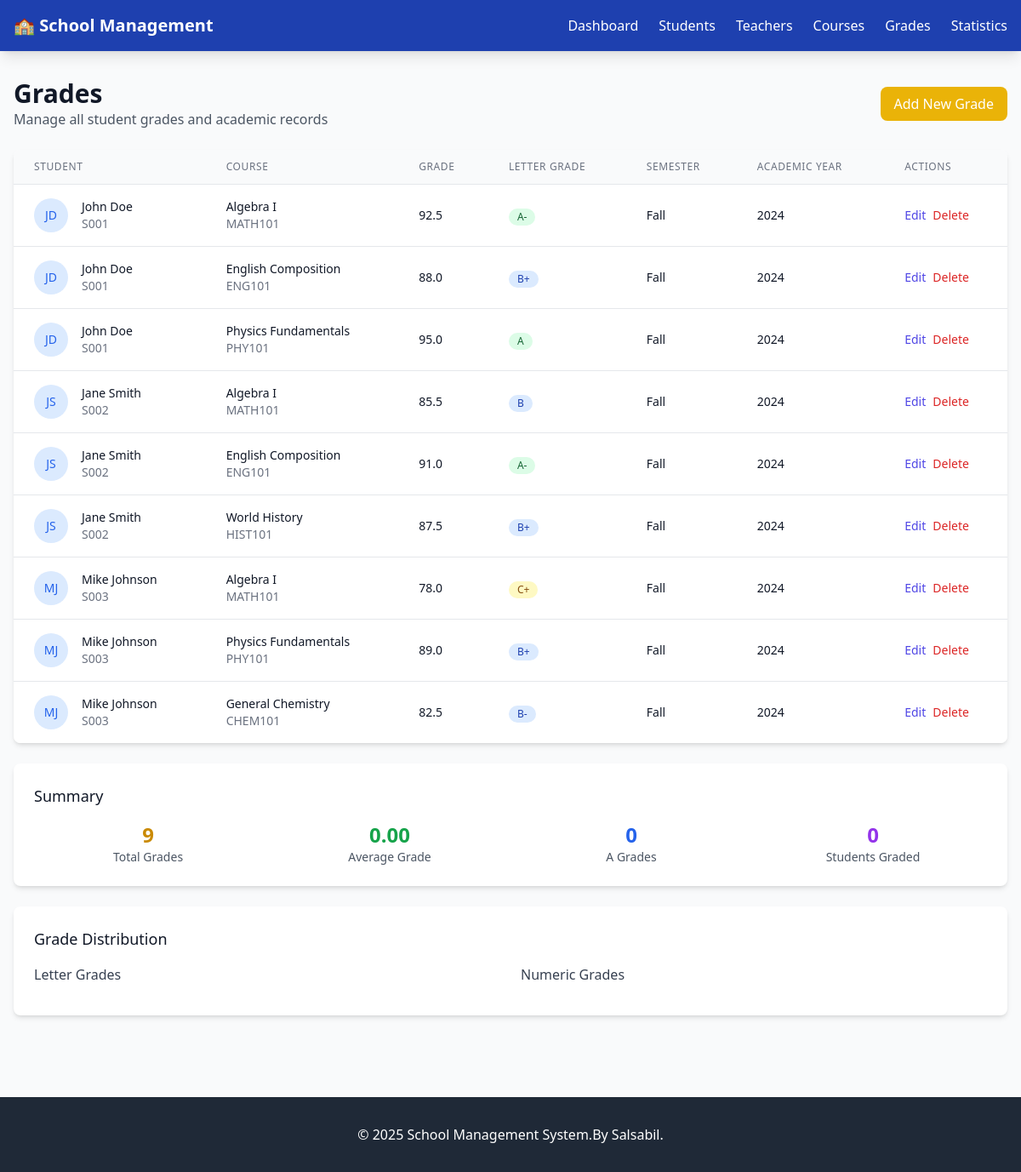
Screenshot of /grades with the database file from the repository.
### models/your_model.py (models this page shows, shortened)
class Grade(db.Model):
    __tablename__ = 'grades'
    id = db.Column(db.Integer, primary_key=True)
    student_id = db.Column(db.Integer, db.ForeignKey('students.id', ondelete='CASCADE'), nullable=False)
    course_id = db.Column(db.Integer, db.ForeignKey('courses.id', ondelete='CASCADE'), nullable=False)
    grade_value = db.Column(db.Float)
    grade_letter = db.Column(db.String(3))
    semester = db.Column(db.String(20))
    academic_year = db.Column(db.Integer)
    created_at = db.Column(db.DateTime, default=datetime.utcnow)

class Student(db.Model):
    __tablename__ = 'students'
    id = db.Column(db.Integer, primary_key=True)
    student_id = db.Column(db.String(10), unique=True, nullable=False)
    first_name = db.Column(db.String(50), nullable=False)
    last_name = db.Column(db.String(50), nullable=False)
    email = db.Column(db.String(100), unique=True, nullable=False)
    date_of_birth = db.Column(db.Date)
    grade_level = db.Column(db.Integer)
    enrollment_date = db.Column(db.Date, default=datetime.utcnow().date)
    status = db.Column(db.String(20), default='active')
    enrollments = db.relationship('Enrollment', backref='student', lazy=True, cascade='all, delete-orphan')
    grades = db.relationship('Grade', backref='student', lazy=True, cascade='all, delete-orphan')
    @property
    def full_name(self):
        return f"{self.first_name} {self.last_name}"

class Course(db.Model):
    __tablename__ = 'courses'
    id = db.Column(db.Integer, primary_key=True)
    course_code = db.Column(db.String(20), unique=True, nullable=False)
    course_name = db.Column(db.String(100), nullable=False)
    description = db.Column(db.Text)
    credits = db.Column(db.Integer, default=1)
    max_students = db.Column(db.Integer, default=30)
    teacher_id = db.Column(db.Integer, db.ForeignKey('teachers.id', ondelete='SET NULL'), nullable=True)
    enrollments = db.relationship('Enrollment', backref='course', lazy=True, cascade='all, delete-orphan')
    grades = db.relationship('Grade', backref='course', lazy=True, cascade='all, delete-orphan')

### index.py (the view)
@app.route('/grades')
def grades_list():
    grades = Grade.query.all()
    return render_template('grades/index.html', grades=grades)

### templates/grades/index.html (shortened to what this page needs)
{% extends "base.html" %}
{% block content %}
<div class="space-y-6">
    <div class="flex justify-between items-center">
        <div>
            <h1 class="text-3xl font-bold text-gray-900">Grades</h1>
            <p class="text-gray-600">Manage all student grades and academic records</p>
        </div>
        <a href="{{ url_for('grade_create') }}" class="bg-yellow-500 hover:bg-yellow-600 text-white font-medium py-2 px-4 rounded-lg transition-colors">
            Add New Grade
        </a>
    </div>
    <div class="bg-white rounded-lg shadow-md overflow-hidden">
        <div class="overflow-x-auto">
            <table class="min-w-full divide-y divide-gray-200">
                <thead class="bg-gray-50">
                    <tr>
                        <th class="px-6 py-3 text-left text-xs font-medium text-gray-500 uppercase tracking-wider">Student</th>
                        <th class="px-6 py-3 text-left text-xs font-medium text-gray-500 uppercase tracking-wider">Course</th>
                        <th class="px-6 py-3 text-left text-xs font-medium text-gray-500 uppercase tracking-wider">Grade</th>
                        <th class="px-6 py-3 text-left text-xs font-medium text-gray-500 uppercase tracking-wider">Letter Grade</th>
                        <th class="px-6 py-3 text-left text-xs font-medium text-gray-500 uppercase tracking-wider">Semester</th>
                        <th class="px-6 py-3 text-left text-xs font-medium text-gray-500 uppercase tracking-wider">Academic Year</th>
                        <th class="px-6 py-3 text-left text-xs font-medium text-gray-500 uppercase tracking-wider">Actions</th>
                    </tr>
                </thead>
                <tbody class="bg-white divide-y divide-gray-200">
                    {% for grade in grades %}
                    <tr class="hover:bg-gray-50">
                        <td class="px-6 py-4 whitespace-nowrap">
                            <div class="flex items-center">
                                <div class="flex-shrink-0 h-10 w-10">
                                    <div class="h-10 w-10 rounded-full bg-blue-100 flex items-center justify-center">
                                        <span class="text-blue-600 font-medium text-sm">{{ grade.student.first_name[0] }}{{ grade.student.last_name[0] }}</span>
                                    </div>
                                </div>
                                <div class="ml-4">
                                    <div class="text-sm font-medium text-gray-900">{{ grade.student.full_name }}</div>
                                    <div class="text-sm text-gray-500">{{ grade.student.student_id }}</div>
                                </div>
                            </div>
                        </td>
                        <td class="px-6 py-4 whitespace-nowrap">
                            <div>
                                <div class="text-sm font-medium text-gray-900">{{ grade.course.course_name }}</div>
                                <div class="text-sm text-gray-500">{{ grade.course.course_code }}</div>
                            </div>
                        </td>
                        <td class="px-6 py-4 whitespace-nowrap text-sm text-gray-900">
                            {% if grade.grade_value %}
                                <span class="font-medium">{{ "%.1f"|format(grade.grade_value) }}</span>
                            {% else %}
                                <span class="text-gray-400">N/A</span>
                            {% endif %}
                        </td>
                        <td class="px-6 py-4 whitespace-nowrap">
                            {% if grade.grade_letter %}
                                {% set letter = grade.grade_letter %}
                                <span class="inline-flex items-center px-2.5 py-0.5 rounded-full text-xs font-medium
                                    {% if letter == 'A' or letter == 'A-' %}bg-green-100 text-green-800
                                    {% elif letter == 'B' or letter == 'B+' or letter == 'B-' %}bg-blue-100 text-blue-800
                                    {% elif letter == 'C' or letter == 'C+' or letter == 'C-' %}bg-yellow-100 text-yellow-800
                                    {% elif letter == 'D' or letter == 'D+' or letter == 'D-' %}bg-orange-100 text-orange-800
                                    {% else %}bg-red-100 text-red-800{% endif %}">
                                    {{ grade.grade_letter }}
                                </span>
                            {% else %}
                                <span class="text-gray-400 text-sm">N/A</span>
                            {% endif %}
                        </td>
                        <td class="px-6 py-4 whitespace-nowrap text-sm text-gray-900">{{ grade.semester or 'N/A' }}</td>
                        <td class="px-6 py-4 whitespace-nowrap text-sm text-gray-900">{{ grade.academic_year or 'N/A' }}</td>
                        <td class="px-6 py-4 whitespace-nowrap text-sm font-medium">
                            <div class="flex space-x-2">
                                <a href="{{ url_for('grade_edit', id=grade.id) }}" class="text-indigo-600 hover:text-indigo-900">Edit</a>
                                <form method="POST" action="{{ url_for('grade_delete', id=grade.id) }}" class="inline" onsubmit="return confirm('Are you sure you want to delete this grade?')">
                                    <button type="submit" class="text-red-600 hover:text-red-900">Delete</button>
                                </form>
                            </div>
                        </td>
                    </tr>
                    {% endfor %}
                </tbody>
            </table>
        </div>
    </div>
    <div class="bg-white rounded-lg shadow-md p-6">
        <h2 class="text-lg font-medium text-gray-900 mb-4">Summary</h2>
        <div class="grid grid-cols-1 md:grid-cols-4 gap-4">
            <div class="text-center">
                <p class="text-2xl font-bold text-yellow-600">{{ grades|length }}</p>
                <p class="text-sm text-gray-600">Total Grades</p>
            </div>
            <div class="text-center">
                <p class="text-2xl font-bold text-green-600">
                    {% set valid_grades = [] %}
                    {% for grade in grades %}
                        {% if grade.grade_value %}
                            {% set valid_grades = valid_grades + [grade.grade_value] %}
                        {% endif %}
                    {% endfor %}
                    {% if valid_grades %}
                        {{ "%.2f"|format(valid_grades|sum / valid_grades|length) }}
                    {% else %}
                        0.00
                    {% endif %}
                </p>
                <p class="text-sm text-gray-600">Average Grade</p>
            </div>
            <div class="text-center">
                <p class="text-2xl font-bold text-blue-600">
                    {% set a_grades = 0 %}
                    {% for grade in grades %}
                        {% if grade.grade_letter and (grade.grade_letter == 'A' or grade.grade_letter == 'A-') %}
                            {% set a_grades = a_grades + 1 %}
                        {% endif %}
                    {% endfor %}
                    {{ a_grades }}
                </p>
                <p class="text-sm text-gray-600">A Grades</p>
            </div>
            <div class="text-center">
                <p class="text-2xl font-bold text-purple-600">
                    {% set unique_students = [] %}
                    {% for grade in grades %}
                        {% if grade.student_id not in unique_students %}
                            {% set unique_students = unique_students + [grade.student_id] %}
                        {% endif %}
                    {% endfor %}
                    {{ unique_students|length }}
                </p>
                <p class="text-sm text-gray-600">Students Graded</p>
            </div>
        </div>
    </div>
    {% if grades %}
    <div class="bg-white rounded-lg shadow-md p-6">
        <h2 class="text-lg font-medium text-gray-900 mb-4">Grade Distribution</h2>
        <div class="grid grid-cols-1 md:grid-cols-2 gap-6">
            <div>
                <h3 class="text-md font-medium text-gray-700 mb-3">Letter Grades</h3>
                    {% set grade_letters = ['A', 'A-', 'B+', 'B', 'B-', 'C+', 'C', 'C-', 'D+', 'D', 'D-', 'F'] %}
            </div>
            <div>
                <h3 class="text-md font-medium text-gray-700 mb-3">Numeric Grades</h3>
                    {% set ranges = [('90-100', 90, 100), ('80-89', 80, 89), ('70-79', 70, 79), ('60-69', 60, 69), ('0-59', 0, 59)] %}
            </div>
        </div>
    </div>
    {% endif %}
</div>
{% endblock %}

### rows the page displays
Grade: student "J", student "D", student.full_name "John Doe", student.student_id "S001", course.course_name "Algebra I", course.course_code "MATH101", grade_value "92.5", grade_letter "A-", semester "Fall", academic_year "2024"
Grade: student "J", student "D", student.full_name "John Doe", student.student_id "S001", course.course_name "English Composition", course.course_code "ENG101", grade_value "88.0", grade_letter "B+", semester "Fall", academic_year "2024"
Grade: student "J", student "D", student.full_name "John Doe", student.student_id "S001", course.course_name "Physics Fundamentals", course.course_code "PHY101", grade_value "95.0", grade_letter "A", semester "Fall", academic_year "2024"
Grade: student "J", student "S", student.full_name "Jane Smith", student.student_id "S002", course.course_name "Algebra I", course.course_code "MATH101", grade_value "85.5", grade_letter "B", semester "Fall", academic_year "2024"
Grade: student "J", student "S", student.full_name "Jane Smith", student.student_id "S002", course.course_name "English Composition", course.course_code "ENG101", grade_value "91.0", grade_letter "A-", semester "Fall", academic_year "2024"
Grade: student "J", student "S", student.full_name "Jane Smith", student.student_id "S002", course.course_name "World History", course.course_code "HIST101", grade_value "87.5", grade_letter "B+", semester "Fall", academic_year "2024"
Grade: student "M", student "J", student.full_name "Mike Johnson", student.student_id "S003", course.course_name "Algebra I", course.course_code "MATH101", grade_value "78.0", grade_letter "C+", semester "Fall", academic_year "2024"
Grade: student "M", student "J", student.full_name "Mike Johnson", student.student_id "S003", course.course_name "Physics Fundamentals", course.course_code "PHY101", grade_value "89.0", grade_letter "B+", semester "Fall", academic_year "2024"
Grade: student "M", student "J", student.full_name "Mike Johnson", student.student_id "S003", course.course_name "General Chemistry", course.course_code "CHEM101", grade_value "82.5", grade_letter "B-", semester "Fall", academic_year "2024"

### other values shown
{{ grades|length }} "9"
{{ a_grades }} "0"
{{ unique_students|length }} "0"
